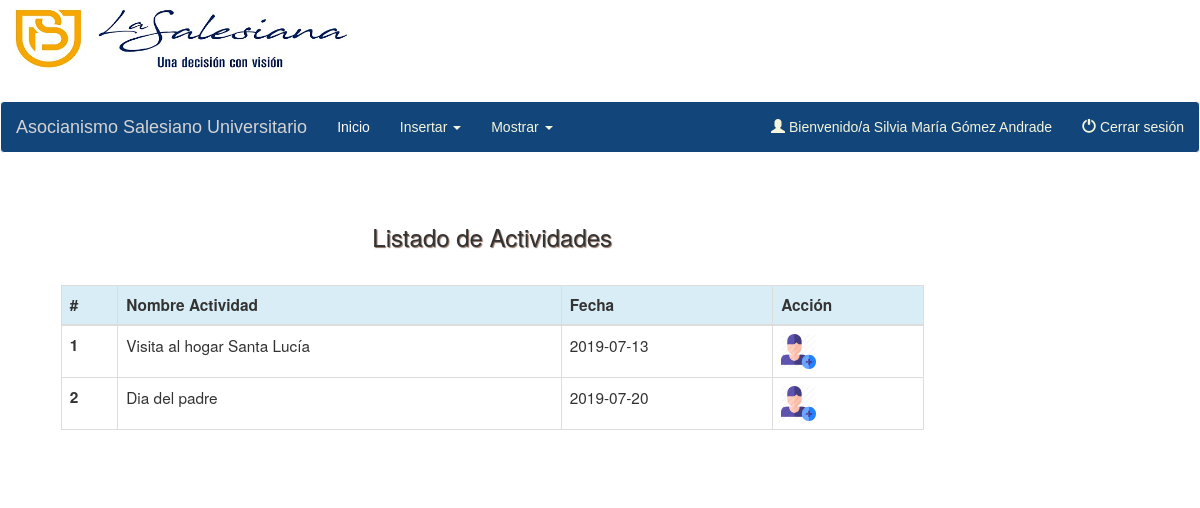
Screenshot of /in_actividad2.php (signed in) with the database file from the repository.
### tables this page shows
CREATE TABLE `tb_animador` (
  `ID_ANIMADOR` int(11) NOT NULL,
  `CEDULA` char(10) NOT NULL,
  `NOMBRES_ANIMADOR` varchar(25) NOT NULL,
  `APELLIDOS_ANIMADOR` varchar(25) NOT NULL,
  `CARGO` varchar(25) NOT NULL,
  `TELEFONO` char(9) DEFAULT NULL,
  `CELULAR` char(10) NOT NULL,
  `CORREO` varchar(50) NOT NULL,
  `USUARIO` varchar(25) NOT NULL,
  `CLAVE` varchar(25) NOT NULL
);

CREATE TABLE `tb_actividades` (
  `ID_ACTIVIDAD` int(11) NOT NULL,
  `ID_GRUPO` int(11) DEFAULT NULL,
  `NOMBRE_ACTIVIDAD` varchar(200) NOT NULL,
  `FECHA_ACTIVIDAD` date NOT NULL,
  `LUGAR` varchar(200) NOT NULL
);

### in_actividad2.php (the view, shortened to what this page needs)
<!DOCTYPE html>
<?php
    require './Conexion/conexion.php';
        $usernameSesion = $_SESSION['usuario'];
        $username = htmlspecialchars($usernameSesion);
        $sql="select * from tb_animador where usuario='$username'";
        $mos=$conexion->query($sql);
        foreach ($mos as $re){$id_animador=$re[0];}
?>
<?PHP
        require './Conexion/conexion.php';
            $usernameSesion = $_SESSION['usuario'];
            $username = htmlspecialchars($usernameSesion);
            $sql="select * from tb_animador where usuario='$username'";
            $mos=$conexion->query($sql);
            foreach ($mos as $re){$da="$re[2] $re[3]"; $id=$re[0]; $ca=$re[0];}
?>
<html>
    <head>
        <link rel="stylesheet" type="text/css" href="css/estils5.css" />
        <link rel="stylesheet" type="text/css" href="css/contacte.css" />
        <link rel="stylesheet" href="css/estilo.css" type="text/css" />
        <link rel="stylesheet" href="http://maxcdn.bootstrapcdn.com/bootstrap/3.3.6/css/bootstrap.min.css">
    </head>
    <body>
        <div id="header">
            <a href="#">
            <img
                id="logo"
                src="img/logope.jpg"
                alt="logo"
                width="380"
                height="80" />
            </a>
       </div>
<nav class="navbar navbar-inverse"  >
  <div class="container-fluid">
    <div class="navbar-header">
        <a class="navbar-brand" href="#">
                           Asocianismo Salesiano Universitario
    </a>
    </div>
    <ul class="nav navbar-nav">
        <li class="active"><a href="inicio.php">Inicio</a></li>
        <li class="dropdown"><a class="dropdown-toggle" data-toggle="dropdown" href="#">Insertar <span class="caret"></span></a>
      </li>
      <li class="dropdown"><a class="dropdown-toggle" data-toggle="dropdown" href="#">Mostrar <span class="caret"></span></a>
      </li>
    </ul>
    <ul class="nav navbar-nav navbar-right">
      <li><a href="#"><span class="glyphicon glyphicon-user"></span> Bienvenido/a <?php echo $da;?> </a></li>
      <li><a href="CerrarSesion.php"><span class="glyphicon glyphicon-off"></span> Cerrar sesión</a></li>
    </ul>
  </div>
</nav>
        <div class="container">
            <div id="content">
                <center><h3>Listado de Actividades</h3></center>
                <br>
            <table class="table table-hover table-bordered" >
            <thead>
              <tr class="bg-info">
                <th scope="col" >#</th>
                <th scope="col" >Nombre Actividad</th>
                <th scope="col" >Fecha</th>
                <th scope="col" >Acción</th>
              </tr>
            </thead>
            <tbody>
                <?php
                $sql="SELECT id_actividad,nombre_actividad,fecha_actividad
                    from tb_actividades,tb_grupo
                    where tb_grupo.ID_GRUPO=tb_actividades.ID_GRUPO
                    and tb_grupo.ID_ANIMADOR=$id_animador;";
                $mos=$conexion->query($sql);
                $num=1;
                foreach ($mos as $re){
                    echo "<tr>";
                    echo "<th scope=\"row\">$num</th>";
                    echo "<td>$re[1]</td>";
                    echo "<td>$re[2]</td>";
                    $num += 1;
                ?>
                <td>
                    <a href="tmp.php?er=<?php echo $re[0]?>"><img src="img/plus.png" width="35" height="35"></a>
                </td>
                <?php
                    echo "</tr>";
                }
                ?>
            </tbody>
            </table>
            </div>
        </div>
    </body>
</html>

### css/estils5.css (style rules this page uses)
h1,h2,h3 { margin:0; font-weight:normal; font-family: 'Marko One', serif; text-shadow:1px 1px 1px #8A6D5E; color:#112264 }
body { font-family:Georgia, serif; overflow-y:scroll; background-color:white; color:#11282D; background-image:url(fotos/patron-body.png); }
a { font-family:Verdana, Helvetica, sans-serif; text-decoration:none; }
a:link { color:#53635F; }
#header { overflow:hidden; padding:0 0 1.5em 0; position:relative; }
#header a { color:#11282D; font-family: 'Marko One', serif; font-size:36pt; }
#logo { float:left; border:none; padding:0 0.5em 0 0; }
#content { margin-right:14em; line-height:1.6em; font-size:1.1em; padding:2em; min-height:16em; }

### in_actividad2.php (style rules this page uses)
.navbar-inverse { background-color: #12457a; border-color: white; }
.navbar-inverse .navbar-brand { color: lightgray; }
.navbar-inverse .navbar-nav > .active > a, .navbar-inverse .navbar-nav > .active > a:focus, .navbar-inverse .navbar-nav > .active > a:hover { color: #fff; background-color: #12457a; }
.navbar-inverse .navbar-nav > li > a { color: beige; }

### rows the page displays
tb_animador: da "Silvia María Gómez Andrade"
tb_actividades: NOMBRE_ACTIVIDAD "Visita al hogar Santa Lucía", FECHA_ACTIVIDAD "2019-07-13"
tb_actividades: NOMBRE_ACTIVIDAD "Dia del padre", FECHA_ACTIVIDAD "2019-07-20"
